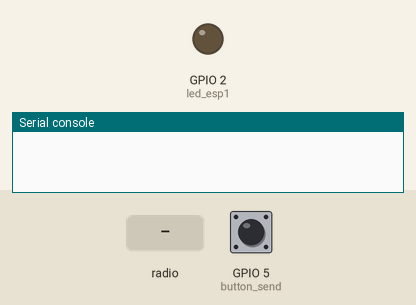
A program run on a simulated ESP32 board running MicroPython. On the bench: output pins drawn as LEDs (lit = HIGH), the last lines printed to the serial console. The test bench sets the inputs (shaded band); at power-on: GPIO 5 (button_send) HIGH.

Above: at 1.2 s.
1.3 s: radio message "ON" arrives
At 2.7 s:
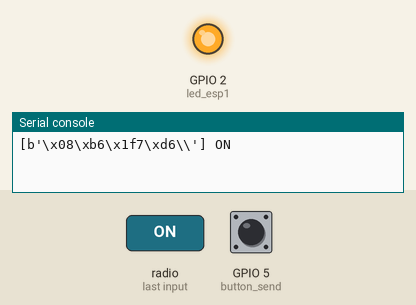
Timing chart, 0 to 4.3 s (numbered marks = the images above; inputs shaded):
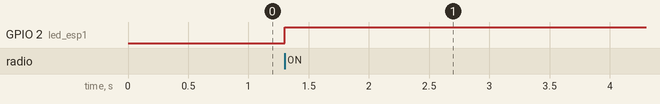

Measured:
- after the input at 1.3 s, GPIO 2 (led_esp1): LOW → HIGH at once

The program:

ESP1.py
```python
# ESP-NOW-ver2 Comunicacion de forma más sencilla
#RILB
import network
import espnow
from machine import Pin
from time import sleep

# Configuración de ESP-NOW
wlan = network.WLAN(network.STA_IF)
wlan.active(True)
esp = espnow.ESPNow()
esp.active(True)

# MAC de ESP con el que se comunica
peers = [b'\x08\xb6\x1f7\xd6\\']  # MAC de ESP-2
for peer in peers:
    esp.add_peer(peer)

# Configuración de botones y LEDs
button_send = Pin(5, Pin.IN, Pin.PULL_UP)
led_esp1 = Pin(2, Pin.OUT)

# Variables para control de estado y debounce
last_state = 1  # Estado anterior del botón

def send_state(state):
    msg = "ON".encode() if state == 0 else "OFF".encode()
    for peer in peers:
        esp.send(peer, msg)
    print(f"Enviado: {msg.decode()}")

while True:
    current_state = button_send.value()

    # Solo enviar si el estado cambió
    if current_state != last_state:
        send_state(current_state)
        last_state = current_state
        sleep(0.1)  # Pequeño delay para debounce

    # Recibir mensajes de otros ESPs
    host, msg = esp.recv()
    if msg:
        decoded_msg = msg.decode()
        print(f"[{host}] {decoded_msg}")
        led_esp1.value(1 if decoded_msg == "ON" else 0)
```
